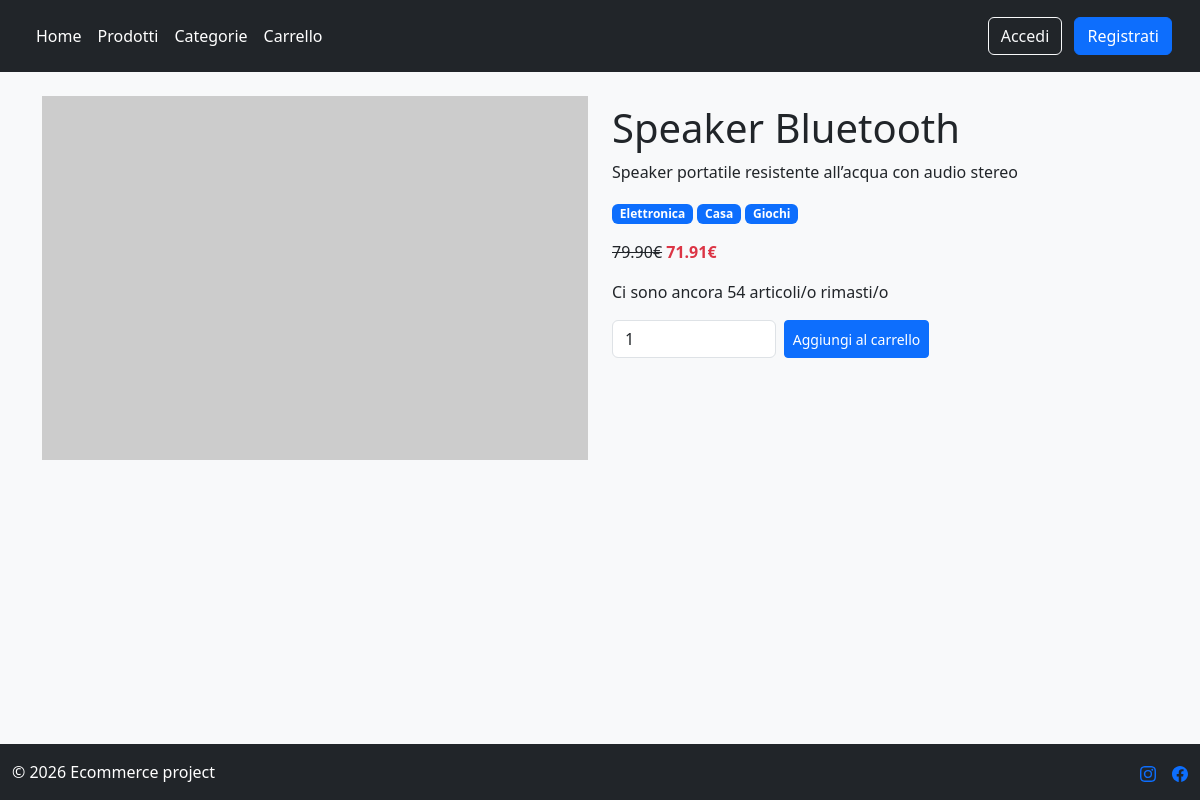
The page /products/products/6/speaker-bluetooth/ on the database its author committed.
### products/models.py (models this page shows, shortened)
class Product(models.Model):
    name = models.CharField(max_length=50, blank=False, null=False)
    description = models.CharField(max_length=255, blank = True)
    price = models.DecimalField(max_digits=10, decimal_places=2, validators=[MinValueValidator(0)])
    stock = models.IntegerField(validators=[MinValueValidator(0)])
    discount = models.DecimalField(max_digits=5, decimal_places=2, default=0, validators=[MaxValueValidator(100), MinValueValidator(0)])
    categories = models.ManyToManyField(Tag)
    slug = models.SlugField(blank=True, unique=True)
    def final_price(self):
        return self.price * (1 - self.discount/100)

class Tag(models.Model):
    name = models.CharField(max_length=50, blank=False, null=False)
    slug = models.SlugField(blank=True, unique=True)

### products/views.py (the view)
# urls.py: path("products/<int:pk>/<slug:slug>/", ProductDetailView.as_view(), name="product_detail"),
class ProductDetailView(DetailView):
    model = Product
    template_name = "products/products_detail.html"
    context_object_name = "product"

### templates/products/products_detail.html (shortened to what this page needs)
{% extends "base.html" %}
{% block content %}
<div class="container">
    <div class="row">
        <div class="col-md-6">
            <img class="img-fluid" src="https://placehold.co/600x400?text={{ product.name }}">
        </div>
        <div class="col-md-6 mt-2">
            <h1>{{product.name}}</h1>
            <p>{{product.description}}</p>
            <div class="mb-3">
            {% for category in product.categories.all %}
                <a href="{% url "tag_detail" category.slug %}" class="badge bg-primary text-decoration-none"> {{category.name}} </a>
            {% endfor %}
            </div>
            {% if product.discount %}
            <p>
                <s>{{ product.price }}€</s>
                <strong class="text-danger">
                    {{ product.final_price|floatformat:2 }}€
                </strong>
            </p>
            {% else %}
            <p>{{ product.price }}€</p>
            {% endif %}
            <p>Ci sono ancora {{ product.stock }} articoli/o rimasti/o</p>
            <div class="mt-3">
                <form method="post" action="{% url 'add_to_cart' product.pk %}">
                    <div class="d-flex gap-2 mb-4">
                        <input type="number" name="quantity" {% if product.stock  %} value="1" min="1" max="{{product.stock}}" {% else %} value = "0" disabled{% endif %} class="form-control" style="width : 30%">
                        <button class="btn btn-sm btn-primary" {% if not product.stock %} disabled {% endif %}>
                            Aggiungi al carrello
                        </button>
                    </div>
                </form>
            </div>
        </div>
    </div>
</div>
{% endblock %}

### rows shown on the page
Product: name "Speaker Bluetooth", description "Speaker portatile resistente all’acqua con audio stereo", price "79.90", final_price "71.91", stock "54", quantity "1"
Tag: name "Elettronica"
Tag: name "Casa"
Tag: name "Giochi"
